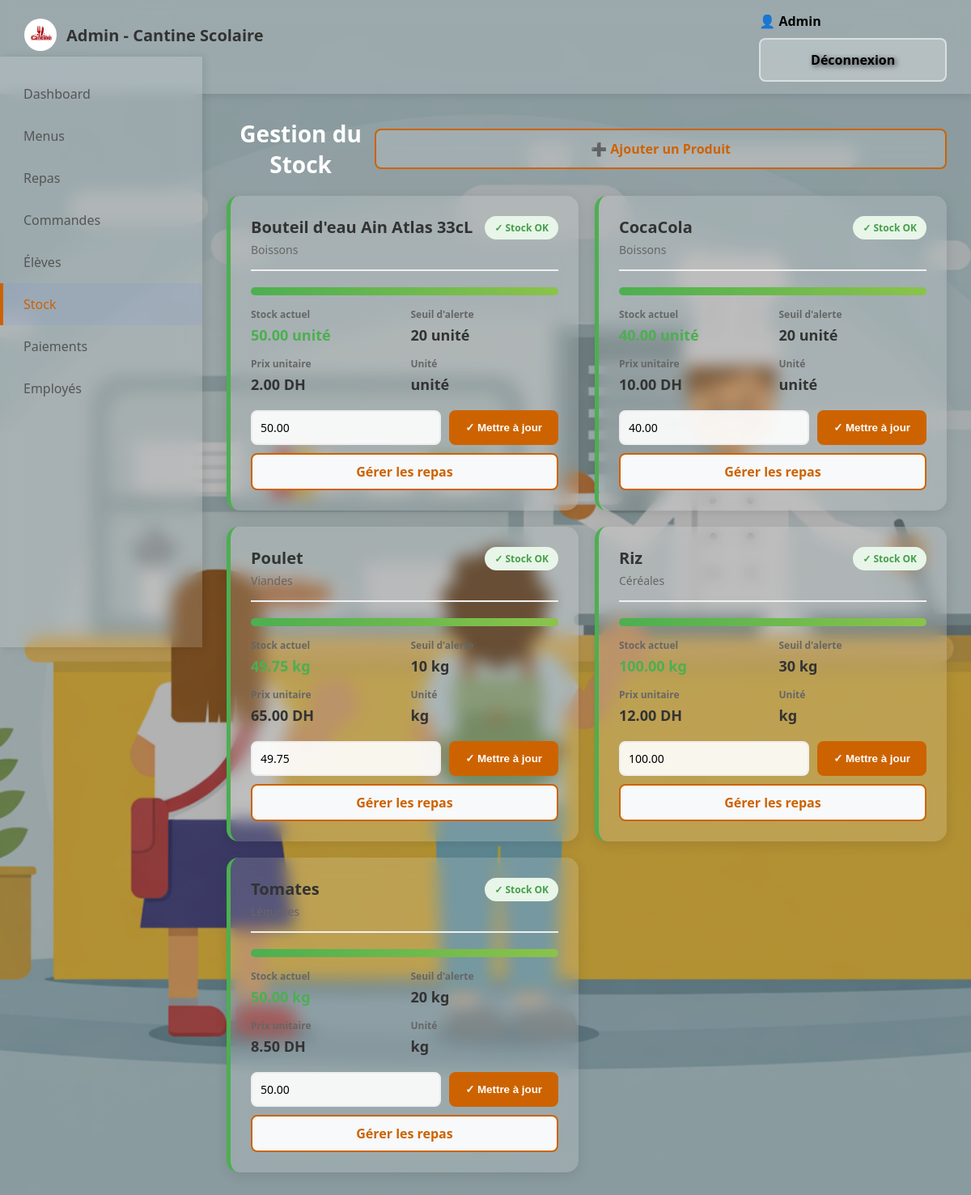
Page /admin/stock (signed in) on the committed database.
### tables this page shows
CREATE TABLE produits (
        id_produits INTEGER PRIMARY KEY AUTOINCREMENT,
        nom_du_produit TEXT,
        categories_du_produit TEXT,
        unite_de_mesure TEXT,
        prix_unitaire REAL,
        seuil_alert INTEGER,
        stock REAL DEFAULT 0
    );

### app.py (the view)
@app.route('/admin/stock')
def admin_stock():
    if 'user_id' not in session or session.get('user_type') != 'admin':
        return redirect(url_for('index'))
    conn = get_db()
    produits = conn.execute('SELECT * FROM produits ORDER BY nom_du_produit').fetchall()
    conn.close()
    return render_template('admin_stock.html', produits=produits, nom=session.get('nom'))

### app.py (called while the page is built, shortened)
def get_db():
    conn = sqlite3.connect('cantine.db')
    conn.row_factory = sqlite3.Row
    return conn

def get_cantine_info():
    conn = get_db()
    cantine = conn.execute('SELECT * FROM cantine WHERE id_cantine = 1').fetchone()
    conn.close()
    return cantine

@app.context_processor
def inject_cantine_info():
    return dict(cantine_info=get_cantine_info())

### templates/admin_stock.html (shortened to what this page needs)
{% extends "base.html" %}
{% block content %}
<div class="admin-nav">
    <div class="logo">
        <img src="{{ url_for('static', filename='logo.png') }}" alt="Logo">
        <span>Admin - Cantine Scolaire</span>
    </div>
    <div>
        <span style="margin-right: 15px; font-weight: 600;">👤 {{ nom }}</span>
        <a href="{{ url_for('logout') }}" class="btn btn-secondary">Déconnexion</a>
    </div>
</div>
<div class="sidebar">
    <a href="{{ url_for('admin_dashboard') }}"> Dashboard</a>
    <a href="{{ url_for('admin_menus') }}"> Menus</a>
    <a href="{{ url_for('admin_repas') }}"> Repas</a>
    <a href="{{ url_for('admin_commandes') }}"> Commandes</a>
    <a href="{{ url_for('admin_eleves') }}"> Élèves</a>
    <a href="{{ url_for('admin_stock') }}" class="active"> Stock</a>
    <a href="{{ url_for('admin_paiements') }}"> Paiements</a>
    <a href="{{ url_for('admin_employees') }}"> Employés</a>
</div>
<div class="main-content">
    <div style="display: flex; justify-content: space-between; align-items: center; margin-bottom: 20px;">
        <h1 style="margin: 0;"> Gestion du Stock</h1>
        <a href="{{ url_for('admin_produits_ajouter') }}" class="btn btn-primary" style="background: rgba(255, 255, 255, 0.15) !important;backdrop-filter: blur(10px);; color:#cd6300; border: 2px solid#cd6300; padding: 12px 24px; border-radius: 8px; text-decoration: none; font-weight: 600;">
            ➕ Ajouter un Produit
        </a>
    </div>
    {% if produits|length == 0 %}
    <div style="background: rgba(255, 255, 255, 0.15) !important;backdrop-filter: blur(10px);; padding: 40px; border-radius: 15px; text-align: center; color: #666666;">
        <p style="font-size: 18px;">Aucun produit en stock</p>
    </div>
    {% else %}
    <div class="stock-grid">
        {% for produit in produits %}
        {% set pourcentage = (produit.stock / (produit.seuil_alert * 2)) * 100 %}
        {% set status = 'ok' if produit.stock > produit.seuil_alert else ('alerte' if produit.stock > 0 else 'danger') %}
        <div class="produit-card {{ status }}">
            <div class="produit-header">
                <div>
                    <div class="produit-name">{{ produit.nom_du_produit }}</div>
                    <div class="produit-categorie">{{ produit.categories_du_produit }}</div>
                </div>
                {% if produit.stock == 0 %}
                <span class="status-badge badge-danger">⚠️ Épuisé</span>
                {% elif produit.stock <= produit.seuil_alert %}
                <span class="status-badge badge-alerte">⚠️ Alerte</span>
                {% else %}
                <span class="status-badge badge-ok">✓ Stock OK</span>
                {% endif %}
            </div>
            <div class="stock-progress">
                <div class="stock-progress-bar progress-{{ status }}"
                     style="width: {{ min(pourcentage, 100) }}%">
                </div>
            </div>
            <div class="produit-info">
                <div class="info-item">
                    <span class="info-label"> Stock actuel</span>
                    <span class="info-value" style="color:
                        {% if produit.stock == 0 %}#f44336
                        {% elif produit.stock <= produit.seuil_alert %}#ff9800
                        {% else %}#4CAF50
                        {% endif %}">
                        {{ "%.2f"|format(produit.stock) }} {{ produit.unite_de_mesure }}
                    </span>
                </div>
                <div class="info-item">
                    <span class="info-label"> Seuil d'alerte</span>
                    <span class="info-value">{{ produit.seuil_alert }} {{ produit.unite_de_mesure }}</span>
                </div>
                <div class="info-item">
                    <span class="info-label"> Prix unitaire</span>
                    <span class="info-value">{{ "%.2f"|format(produit.prix_unitaire) }} DH</span>
                </div>
                <div class="info-item">
                    <span class="info-label"> Unité</span>
                    <span class="info-value">{{ produit.unite_de_mesure }}</span>
                </div>
            </div>
            <form method="POST" action="{{ url_for('admin_produits_modifier', produit_id=produit.id_produits) }}" class="stock-form">
                <input type="number"
                       name="stock"
                       class="stock-input"
                       placeholder="Nouveau stock"
                       step="0.01"
                       value="{{ "%.2f"|format(produit.stock) }}"
                       required>
                <button type="submit" class="btn-update-stock">✓ Mettre à jour</button>
            </form>
            <a href="{{ url_for('admin_produits_details', produit_id=produit.id_produits) }}" class="btn-manage-repas">
                 Gérer les repas
            </a>
        </div>
        {% endfor %}
    </div>
    {% endif %}
</div>
{% endblock %}

### rows in the picture
produits: nom_du_produit "Bouteil d'eau Ain Atlas 33cL", categories_du_produit "Boissons", shows "✓ Stock OK", {{ min(pourcentage, 100) }} 100 (drawn), stock "50.00", unite_de_mesure "unité", seuil_alert "20", prix_unitaire "2.00"
produits: nom_du_produit "CocaCola", categories_du_produit "Boissons", shows "✓ Stock OK", {{ min(pourcentage, 100) }} 100.0 (drawn), stock "40.00", unite_de_mesure "unité", seuil_alert "20", prix_unitaire "10.00"
produits: nom_du_produit "Poulet", categories_du_produit "Viandes", shows "✓ Stock OK", {{ min(pourcentage, 100) }} 100 (drawn), stock "49.75", unite_de_mesure "kg", seuil_alert "10", prix_unitaire "65.00"
produits: nom_du_produit "Riz", categories_du_produit "Céréales", shows "✓ Stock OK", {{ min(pourcentage, 100) }} 100 (drawn), stock "100.00", unite_de_mesure "kg", seuil_alert "30", prix_unitaire "12.00"
produits: nom_du_produit "Tomates", categories_du_produit "Légumes", shows "✓ Stock OK", {{ min(pourcentage, 100) }} 100 (drawn), stock "50.00", unite_de_mesure "kg", seuil_alert "20", prix_unitaire "8.50"

### other values in the picture
{{ nom }} "Admin"
